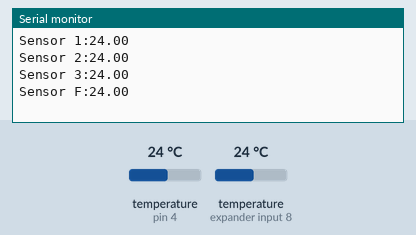
The sketch below on a simulated Arduino Uno, built with avr-gcc and run on an emulated ATmega328P. On the bench: the last lines printed to the serial monitor. The inputs (shaded band) are chosen by the test bench; at power-on: temperature (sensors on pin 4, expander input 8) 24 °C.

Above: at 1.9 s.
2.0 s: temperature (sensor on pin 4) set to 12 °C
At 3.1 s:
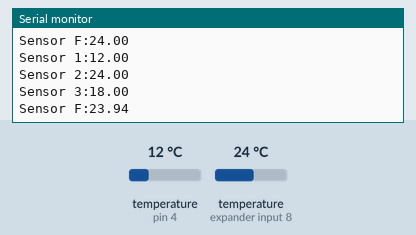
3.5 s: temperature (sensor on expander input 8) set to 12 °C
At 4.7 s:
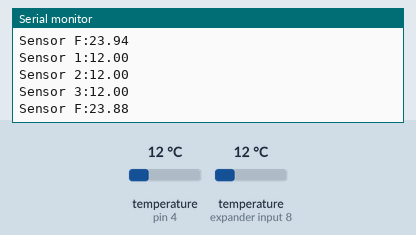
5.0 s: temperature (sensor on pin 4) set to 19 °C
At 6.3 s:
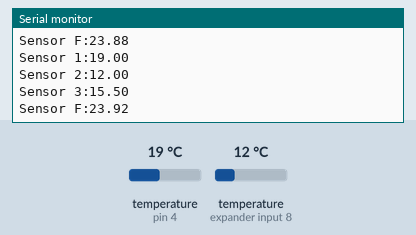
6.5 s: temperature (sensor on expander input 8) set to 19 °C
At 7.1 s:
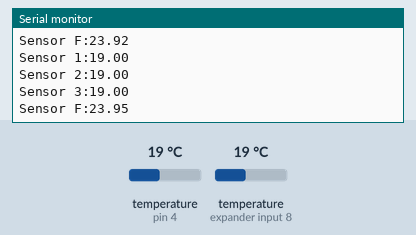
Timing chart, 0 to 9.0 s (numbered marks = the images above; inputs shaded):
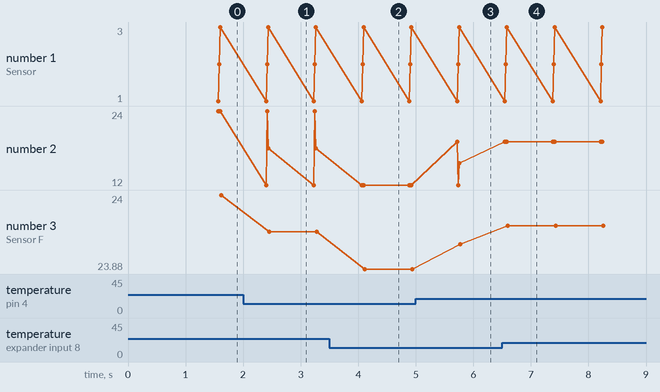

The sketch:

temperatura.ino
```cpp
#include <OneWire.h>
#include <DallasTemperature.h>


#define DS18B20_OneWire 4
#define amostras 100
OneWire oneWire(DS18B20_OneWire);
DallasTemperature sensortemp(&oneWire);


int i=0,j=0;
float T0,T1,T2,T3,TF,media_T1,media_T2;
float amostras_T1[amostras];
float amostras_T2[amostras];

void setup()  {
  Serial.begin(9600);
  sensortemp.begin();
  inicializa_m_m();
}

void loop() {
  temperatura();
  delay(50);
}
void inicializa_m_m(){
  sensortemp.requestTemperatures();
  T0=(sensortemp.getTempCByIndex(0)+sensortemp.getTempCByIndex(1))/2;
  for(i=0;i<amostras;i++)
  {
    amostras_T1[i]=T0;
    amostras_T2[i]=T0;
  }
}
void temperatura(){
  sensortemp.requestTemperatures();
  T1 = sensortemp.getTempCByIndex(0);
  T2 = sensortemp.getTempCByIndex(1);
  T3 = (T1+T2)/2;
  media_m();
  TF=(media_T1+media_T2)/2;
  Serial.print("Sensor 1:");
  Serial.println(T1);
  Serial.print("Sensor 2:");
  Serial.println(T2);
  Serial.print("Sensor 3:");
  Serial.println(T3);
  Serial.print("Sensor F:");
  Serial.println(TF);
  Serial.println("");
}

void media_m(){
  if(j>(amostras-1)){j=0;}
  amostras_T1[j]=T1;
  amostras_T2[j]=T2;
  media_T1=0;
  media_T2=0;
  for(i=0;i<amostras;i++)
  {
    media_T1=amostras_T1[i]+media_T1;
    media_T2=amostras_T2[i]+media_T2;
  }
  media_T1=media_T1/amostras;
  media_T2=media_T2/amostras;
}
```

Measured:
- after the input at 2.0 s, the serial monitor: prints a new line after 0.40 s (image 1)
- after the input at 3.5 s, the serial monitor: prints a new line after 0.58 s (image 2)
- after the input at 5.0 s, the serial monitor: prints a new line after 0.72 s (image 3)
- after the input at 6.5 s, the serial monitor: prints a new line after 0.07 s (image 4)
- plotted number 2: 24 → 18 after the input at 2.0 s, 12 → 15.5 after the input at 5.0 s
- plotted number 3: 24 → 23.94 after the input at 2.0 s, 23.94 → 23.88 after the input at 3.5 s, 23.88 → 23.92 after the input at 5.0 s, 23.92 → 23.95 after the input at 6.5 s
